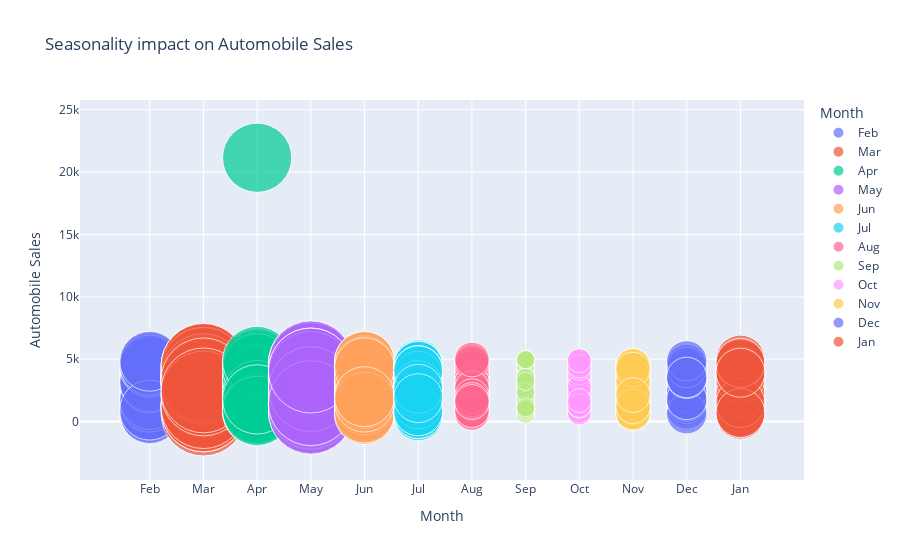

Notebook code cell kept with this figure:
### Code cell
import plotly.express as px
df_non_recession = df[df['Recession'] == 0]

# Create bubble plot
fig = px.scatter(
    df_non_recession,
    x='Month',
    y='Automobile_Sales',
    size='Seasonality_Weight',
    color='Month',
    hover_name='Month',
    title='Seasonality impact on Automobile Sales',
    labels={'Automobile_Sales': 'Automobile Sales', 'Month': 'Month'},
    size_max=60
)

# Show plot
fig.show()

### Figure 1 — Plotly figure (JSON) as saved in the notebook; plotly's stock layout.template omitted (floating-point values rounded to 4 significant figures)
{"data": [{"hovertemplate": "<b>%{hovertext}</b><br><br>Month=%{x}<br>Automobile Sales=%{y}<br>Seasonality_Weight=%{marker.size}<extra></extra>", "hovertext": ["Feb", "Feb", "Feb", "Feb", "Feb", "Feb", "Feb", "Feb", "Feb", "Feb", "Feb", "Feb", "Feb", "Feb", "Feb", "Feb", "Feb", "Feb", "Feb", "Feb", "Feb", "Feb", "Feb", "Feb", "Feb", "Feb", "Feb", "Feb", "Feb", "Feb", "Feb", "Feb", "Feb", "Feb", "Feb"], "legendgroup": "Feb", "marker": {"color": "#636efa", "size": [0.75, 0.75, 0.75, 0.75, 0.75, 0.75, 0.75, 0.75, 0.75, 0.75, 0.75, 0.75, 0.75, 0.75, 0.75, 0.75, 0.75, 0.75, 0.75, 0.75, 0.75, 0.75, 0.75, 0.75, 0.75, 0.75, 0.75, 0.75, 0.75, 0.75, 0.75, 0.75, 0.75, 0.75, 0.75], "sizemode": "area", "sizeref": 0.0004167, "symbol": "circle"}, "mode": "markers", "name": "Feb", "orientation": "v", "showlegend": true, "type": "scatter", "x": ["Feb", "Feb", "Feb", "Feb", "Feb", "Feb", "Feb", "Feb", "Feb", "Feb", "Feb", "Feb", "Feb", "Feb", "Feb", "Feb", "Feb", "Feb", "Feb", "Feb", "Feb", "Feb", "Feb", "Feb", "Feb", "Feb", "Feb", "Feb", "Feb", "Feb", "Feb", "Feb", "Feb", "Feb", "Feb"], "xaxis": "x", "y": [3799.0, 3844.0, 4042.0, 2518.0, 1256.0, 2833.0, 4724.0, 3737.0, 2852.0, 2948.0, 2044.0, 2652.0, 2028.0, 845.2, 3028.0, 585.1, 3884.0, 3914.0, 1620.0, 1755.0, 3485.0, 3924.0, 721.0, 846.4, 647.5, 4262.0, 1564.0, 3180.0, 1770.0, 3253.0, 3136.0, 4377.0, 4530.0, 925.6, 4842.0], "yaxis": "y"}, {"hovertemplate": "<b>%{hovertext}</b><br><br>Month=%{x}<br>Automobile Sales=%{y}<br>Seasonality_Weight=%{marker.size}<extra></extra>", "hovertext": ["Mar", "Mar", "Mar", "Mar", "Mar", "Mar", "Mar", "Mar", "Mar", "Mar", "Mar", "Mar", "Mar", "Mar", "Mar", "Mar", "Mar", "Mar", "Mar", "Mar", "Mar", "Mar", "Mar", "Mar", "Mar", "Mar", "Mar", "Mar", "Mar", "Mar", "Mar", "Mar", "Mar", "Mar", "Mar"], "legendgroup": "Mar", "marker": {"color": "#EF553B", "size": [1.5, 1.5, 1.5, 1.5, 1.5, 1.5, 1.5, 1.5, 1.5, 1.5, 1.5, 1.5, 1.5, 1.5, 1.5, 1.5, 1.5, 1.5, 1.5, 1.5, 1.5, 1.5, 1.5, 1.5, 1.5, 1.5, 1.5, 1.5, 1.5, 1.5, 1.5, 1.5, 1.5, 1.5, 1.5], "sizemode": "area", "sizeref": 0.0004167, "symbol": "circle"}, "mode": "markers", "name": "Mar", "orientation": "v", "showlegend": true, "type": "scatter", "x": ["Mar", "Mar", "Mar", "Mar", "Mar", "Mar", "Mar", "Mar", "Mar", "Mar", "Mar", "Mar", "Mar", "Mar", "Mar", "Mar", "Mar", "Mar", "Mar", "Mar", "Mar", "Mar", "Mar", "Mar", "Mar", "Mar", "Mar", "Mar", "Mar", "Mar", "Mar", "Mar", "Mar", "Mar", "Mar"], "xaxis": "x", "y": [3534.0, 3822.0, 2564.0, 645.2, 1260.0, 2924.0, 4436.0, 3798.0, 3245.0, 3638.0, 1182.0, 3036.0, 4060.0, 4441.0, 1973.0, 3484.0, 4111.0, 3198.0, 1502.0, 3620.0, 4164.0, 1381.0, 3507.0, 969.2, 2147.0, 3297.0, 3196.0, 985.1, 1241.0, 3652.0, 3178.0, 4480.0, 3311.0, 2259.0, 2499.0], "yaxis": "y"}, {"hovertemplate": "<b>%{hovertext}</b><br><br>Month=%{x}<br>Automobile Sales=%{y}<br>Seasonality_Weight=%{marker.size}<extra></extra>", "hovertext": ["Apr", "Apr", "Apr", "Apr", "Apr", "Apr", "Apr", "Apr", "Apr", "Apr", "Apr", "Apr", "Apr", "Apr", "Apr", "Apr", "Apr", "Apr", "Apr", "Apr", "Apr", "Apr", "Apr", "Apr", "Apr", "Apr", "Apr", "Apr", "Apr", "Apr", "Apr", "Apr", "Apr", "Apr"], "legendgroup": "Apr", "marker": {"color": "#00cc96", "size": [1.0, 1.0, 1.0, 1.0, 1.0, 1.0, 1.0, 1.0, 1.0, 1.0, 1.0, 1.0, 1.0, 1.0, 1.0, 1.0, 1.0, 1.0, 1.0, 1.0, 1.0, 1.0, 1.0, 1.0, 1.0, 1.0, 1.0, 1.0, 1.0, 1.0, 1.0, 1.0, 1.0, 1.0], "sizemode": "area", "sizeref": 0.0004167, "symbol": "circle"}, "mode": "markers", "name": "Apr", "orientation": "v", "showlegend": true, "type": "scatter", "x": ["Apr", "Apr", "Apr", "Apr", "Apr", "Apr", "Apr", "Apr", "Apr", "Apr", "Apr", "Apr", "Apr", "Apr", "Apr", "Apr", "Apr", "Apr", "Apr", "Apr", "Apr", "Apr", "Apr", "Apr", "Apr", "Apr", "Apr", "Apr", "Apr", "Apr", "Apr", "Apr", "Apr", "Apr"], "xaxis": "x", "y": [3240.0, 2514.0, 2861.0, 1345.0, 860.8, 2132.0, 1003.0, 804.6, 2833.0, 1637.0, 21150.0, 3619.0, 1650.0, 2550.0, 2276.0, 1513.0, 2846.0, 3450.0, 2433.0, 1720.0, 940.2, 1981.0, 4424.0, 4025.0, 3048.0, 4666.0, 2566.0, 3370.0, 4267.0, 2123.0, 1024.0, 4867.0, 863.2, 1783.0], "yaxis": "y"}, {"hovertemplate": "<b>%{hovertext}</b><br><br>Month=%{x}<br>Automobile Sales=%{y}<br>Seasonality_Weight=%{marker.size}<extra></extra>", "hovertext": ["May", "May", "May", "May", "May", "May", "May", "May", "May", "May", "May", "May", "May", "May", "May", "May", "May", "May", "May", "May", "May", "May", "May", "May", "May", "May", "May", "May", "May", "May", "May", "May", "May", "May", "May"], "legendgroup": "May", "marker": {"color": "#ab63fa", "size": [1.5, 1.5, 1.5, 1.5, 1.5, 1.5, 1.5, 1.5, 1.5, 1.5, 1.5, 1.5, 1.5, 1.5, 1.5, 1.5, 1.5, 1.5, 1.5, 1.5, 1.5, 1.5, 1.5, 1.5, 1.5, 1.5, 1.5, 1.5, 1.5, 1.5, 1.5, 1.5, 1.5, 1.5, 1.5], "sizemode": "area", "sizeref": 0.0004167, "symbol": "circle"}, "mode": "markers", "name": "May", "orientation": "v", "showlegend": true, "type": "scatter", "x": ["May", "May", "May", "May", "May", "May", "May", "May", "May", "May", "May", "May", "May", "May", "May", "May", "May", "May", "May", "May", "May", "May", "May", "May", "May", "May", "May", "May", "May", "May", "May", "May", "May", "May", "May"], "xaxis": "x", "y": [908.1, 851.8, 3336.0, 2778.0, 1884.0, 3663.0, 2290.0, 3257.0, 1264.0, 2497.0, 1310.0, 1463.0, 3604.0, 1362.0, 2952.0, 1525.0, 2696.0, 1171.0, 4493.0, 4576.0, 4715.0, 3649.0, 4532.0, 1997.0, 3060.0, 3319.0, 4671.0, 1421.0, 3207.0, 4110.0, 778.7, 3820.0, 2611.0, 1483.0, 4090.0], "yaxis": "y"}, {"hovertemplate": "<b>%{hovertext}</b><br><br>Month=%{x}<br>Automobile Sales=%{y}<br>Seasonality_Weight=%{marker.size}<extra></extra>", "hovertext": ["Jun", "Jun", "Jun", "Jun", "Jun", "Jun", "Jun", "Jun", "Jun", "Jun", "Jun", "Jun", "Jun", "Jun", "Jun", "Jun", "Jun", "Jun", "Jun", "Jun", "Jun", "Jun", "Jun", "Jun", "Jun", "Jun", "Jun", "Jun", "Jun", "Jun", "Jun", "Jun", "Jun", "Jun", "Jun"], "legendgroup": "Jun", "marker": {"color": "#FFA15A", "size": [0.75, 0.75, 0.75, 0.75, 0.75, 0.75, 0.75, 0.75, 0.75, 0.75, 0.75, 0.75, 0.75, 0.75, 0.75, 0.75, 0.75, 0.75, 0.75, 0.75, 0.75, 0.75, 0.75, 0.75, 0.75, 0.75, 0.75, 0.75, 0.75, 0.75, 0.75, 0.75, 0.75, 0.75, 0.75], "sizemode": "area", "sizeref": 0.0004167, "symbol": "circle"}, "mode": "markers", "name": "Jun", "orientation": "v", "showlegend": true, "type": "scatter", "x": ["Jun", "Jun", "Jun", "Jun", "Jun", "Jun", "Jun", "Jun", "Jun", "Jun", "Jun", "Jun", "Jun", "Jun", "Jun", "Jun", "Jun", "Jun", "Jun", "Jun", "Jun", "Jun", "Jun", "Jun", "Jun", "Jun", "Jun", "Jun", "Jun", "Jun", "Jun", "Jun", "Jun", "Jun", "Jun"], "xaxis": "x", "y": [4770.0, 2195.0, 3678.0, 797.3, 3495.0, 4224.0, 3003.0, 1260.0, 918.7, 2283.0, 2767.0, 2287.0, 1672.0, 4342.0, 4843.0, 2103.0, 571.6, 3526.0, 3116.0, 2798.0, 3372.0, 2182.0, 4489.0, 3868.0, 1936.0, 4384.0, 2065.0, 3554.0, 1344.0, 4812.0, 688.8, 1819.0, 4308.0, 1566.0, 1996.0], "yaxis": "y"}, {"hovertemplate": "<b>%{hovertext}</b><br><br>Month=%{x}<br>Automobile Sales=%{y}<br>Seasonality_Weight=%{marker.size}<extra></extra>", "hovertext": ["Jul", "Jul", "Jul", "Jul", "Jul", "Jul", "Jul", "Jul", "Jul", "Jul", "Jul", "Jul", "Jul", "Jul", "Jul", "Jul", "Jul", "Jul", "Jul", "Jul", "Jul", "Jul", "Jul", "Jul", "Jul", "Jul", "Jul", "Jul", "Jul", "Jul", "Jul", "Jul", "Jul", "Jul", "Jul"], "legendgroup": "Jul", "marker": {"color": "#19d3f3", "size": [0.5, 0.5, 0.5, 0.5, 0.5, 0.5, 0.5, 0.5, 0.5, 0.5, 0.5, 0.5, 0.5, 0.5, 0.5, 0.5, 0.5, 0.5, 0.5, 0.5, 0.5, 0.5, 0.5, 0.5, 0.5, 0.5, 0.5, 0.5, 0.5, 0.5, 0.5, 0.5, 0.5, 0.5, 0.5], "sizemode": "area", "sizeref": 0.0004167, "symbol": "circle"}, "mode": "markers", "name": "Jul", "orientation": "v", "showlegend": true, "type": "scatter", "x": ["Jul", "Jul", "Jul", "Jul", "Jul", "Jul", "Jul", "Jul", "Jul", "Jul", "Jul", "Jul", "Jul", "Jul", "Jul", "Jul", "Jul", "Jul", "Jul", "Jul", "Jul", "Jul", "Jul", "Jul", "Jul", "Jul", "Jul", "Jul", "Jul", "Jul", "Jul", "Jul", "Jul", "Jul", "Jul"], "xaxis": "x", "y": [426.5, 4633.0, 2445.0, 2727.0, 4460.0, 4050.0, 2780.0, 3537.0, 632.9, 1587.0, 2376.0, 4522.0, 592.3, 4464.0, 843.3, 2201.0, 4118.0, 3301.0, 3354.0, 1382.0, 1988.0, 2466.0, 1991.0, 4127.0, 3451.0, 3152.0, 2889.0, 2204.0, 3677.0, 2926.0, 2426.0, 4109.0, 824.8, 2629.0, 1876.0], "yaxis": "y"}, {"hovertemplate": "<b>%{hovertext}</b><br><br>Month=%{x}<br>Automobile Sales=%{y}<br>Seasonality_Weight=%{marker.size}<extra></extra>", "hovertext": ["Aug", "Aug", "Aug", "Aug", "Aug", "Aug", "Aug", "Aug", "Aug", "Aug", "Aug", "Aug", "Aug", "Aug", "Aug", "Aug", "Aug", "Aug", "Aug", "Aug", "Aug", "Aug", "Aug", "Aug", "Aug", "Aug", "Aug", "Aug", "Aug", "Aug", "Aug", "Aug", "Aug", "Aug", "Aug"], "legendgroup": "Aug", "marker": {"color": "#FF6692", "size": [0.25, 0.25, 0.25, 0.25, 0.25, 0.25, 0.25, 0.25, 0.25, 0.25, 0.25, 0.25, 0.25, 0.25, 0.25, 0.25, 0.25, 0.25, 0.25, 0.25, 0.25, 0.25, 0.25, 0.25, 0.25, 0.25, 0.25, 0.25, 0.25, 0.25, 0.25, 0.25, 0.25, 0.25, 0.25], "sizemode": "area", "sizeref": 0.0004167, "symbol": "circle"}, "mode": "markers", "name": "Aug", "orientation": "v", "showlegend": true, "type": "scatter", "x": ["Aug", "Aug", "Aug", "Aug", "Aug", "Aug", "Aug", "Aug", "Aug", "Aug", "Aug", "Aug", "Aug", "Aug", "Aug", "Aug", "Aug", "Aug", "Aug", "Aug", "Aug", "Aug", "Aug", "Aug", "Aug", "Aug", "Aug", "Aug", "Aug", "Aug", "Aug", "Aug", "Aug", "Aug", "Aug"], "xaxis": "x", "y": [4120.0, 3141.0, 2512.0, 4662.0, 4160.0, 1914.0, 1408.0, 1343.0, 1283.0, 1522.0, 4410.0, 1455.0, 3758.0, 2617.0, 3425.0, 852.9, 3977.0, 3841.0, 1242.0, 889.5, 1744.0, 686.2, 4546.0, 4355.0, 1578.0, 3126.0, 1487.0, 4726.0, 2568.0, 2716.0, 923.2, 4973.0, 2036.0, 1740.0, 1580.0], "yaxis": "y"}, {"hovertemplate": "<b>%{hovertext}</b><br><br>Month=%{x}<br>Automobile Sales=%{y}<br>Seasonality_Weight=%{marker.size}<extra></extra>", "hovertext": ["Sep", "Sep", "Sep", "Sep", "Sep", "Sep", "Sep", "Sep", "Sep", "Sep", "Sep", "Sep", "Sep", "Sep", "Sep", "Sep", "Sep", "Sep", "Sep", "Sep", "Sep", "Sep", "Sep", "Sep", "Sep", "Sep", "Sep", "Sep", "Sep", "Sep", "Sep", "Sep", "Sep", "Sep"], "legendgroup": "Sep", "marker": {"color": "#B6E880", "size": [0.07, 0.07, 0.07, 0.07, 0.07, 0.07, 0.07, 0.07, 0.07, 0.07, 0.07, 0.07, 0.07, 0.07, 0.07, 0.07, 0.07, 0.07, 0.07, 0.07, 0.07, 0.07, 0.07, 0.07, 0.07, 0.07, 0.07, 0.07, 0.07, 0.07, 0.07, 0.07, 0.07, 0.07], "sizemode": "area", "sizeref": 0.0004167, "symbol": "circle"}, "mode": "markers", "name": "Sep", "orientation": "v", "showlegend": true, "type": "scatter", "x": ["Sep", "Sep", "Sep", "Sep", "Sep", "Sep", "Sep", "Sep", "Sep", "Sep", "Sep", "Sep", "Sep", "Sep", "Sep", "Sep", "Sep", "Sep", "Sep", "Sep", "Sep", "Sep", "Sep", "Sep", "Sep", "Sep", "Sep", "Sep", "Sep", "Sep", "Sep", "Sep", "Sep", "Sep"], "xaxis": "x", "y": [4200.0, 2937.0, 3429.0, 1016.0, 3588.0, 4602.0, 4359.0, 3627.0, 4501.0, 4807.0, 3350.0, 2801.0, 2925.0, 883.9, 876.8, 2188.0, 2981.0, 1302.0, 2651.0, 3637.0, 1395.0, 1700.0, 4968.0, 4974.0, 611.8, 4944.0, 4966.0, 1291.0, 3511.0, 2331.0, 3241.0, 845.4, 996.0, 1123.0], "yaxis": "y"}, {"hovertemplate": "<b>%{hovertext}</b><br><br>Month=%{x}<br>Automobile Sales=%{y}<br>Seasonality_Weight=%{marker.size}<extra></extra>", "hovertext": ["Oct", "Oct", "Oct", "Oct", "Oct", "Oct", "Oct", "Oct", "Oct", "Oct", "Oct", "Oct", "Oct", "Oct", "Oct", "Oct", "Oct", "Oct", "Oct", "Oct", "Oct", "Oct", "Oct", "Oct", "Oct", "Oct", "Oct", "Oct", "Oct", "Oct", "Oct", "Oct", "Oct", "Oct"], "legendgroup": "Oct", "marker": {"color": "#FF97FF", "size": [0.12, 0.12, 0.12, 0.12, 0.12, 0.12, 0.12, 0.12, 0.12, 0.12, 0.12, 0.12, 0.12, 0.12, 0.12, 0.12, 0.12, 0.12, 0.12, 0.12, 0.12, 0.12, 0.12, 0.12, 0.12, 0.12, 0.12, 0.12, 0.12, 0.12, 0.12, 0.12, 0.12, 0.12], "sizemode": "area", "sizeref": 0.0004167, "symbol": "circle"}, "mode": "markers", "name": "Oct", "orientation": "v", "showlegend": true, "type": "scatter", "x": ["Oct", "Oct", "Oct", "Oct", "Oct", "Oct", "Oct", "Oct", "Oct", "Oct", "Oct", "Oct", "Oct", "Oct", "Oct", "Oct", "Oct", "Oct", "Oct", "Oct", "Oct", "Oct", "Oct", "Oct", "Oct", "Oct", "Oct", "Oct", "Oct", "Oct", "Oct", "Oct", "Oct", "Oct"], "xaxis": "x", "y": [4686.0, 1741.0, 4702.0, 3940.0, 1038.0, 4776.0, 3552.0, 1567.0, 1620.0, 3282.0, 2911.0, 2408.0, 4258.0, 2269.0, 2214.0, 2608.0, 842.9, 1413.0, 3727.0, 2246.0, 3630.0, 697.4, 4210.0, 1620.0, 3939.0, 3906.0, 4901.0, 2768.0, 4263.0, 1230.0, 4457.0, 4876.0, 1291.0, 1686.0], "yaxis": "y"}, {"hovertemplate": "<b>%{hovertext}</b><br><br>Month=%{x}<br>Automobile Sales=%{y}<br>Seasonality_Weight=%{marker.size}<extra></extra>", "hovertext": ["Nov", "Nov", "Nov", "Nov", "Nov", "Nov", "Nov", "Nov", "Nov", "Nov", "Nov", "Nov", "Nov", "Nov", "Nov", "Nov", "Nov", "Nov", "Nov", "Nov", "Nov", "Nov", "Nov", "Nov", "Nov", "Nov", "Nov", "Nov", "Nov", "Nov", "Nov", "Nov", "Nov", "Nov"], "legendgroup": "Nov", "marker": {"color": "#FECB52", "size": [0.25, 0.25, 0.25, 0.25, 0.25, 0.25, 0.25, 0.25, 0.25, 0.25, 0.25, 0.25, 0.25, 0.25, 0.25, 0.25, 0.25, 0.25, 0.25, 0.25, 0.25, 0.25, 0.25, 0.25, 0.25, 0.25, 0.25, 0.25, 0.25, 0.25, 0.25, 0.25, 0.25, 0.25], "sizemode": "area", "sizeref": 0.0004167, "symbol": "circle"}, "mode": "markers", "name": "Nov", "orientation": "v", "showlegend": true, "type": "scatter", "x": ["Nov", "Nov", "Nov", "Nov", "Nov", "Nov", "Nov", "Nov", "Nov", "Nov", "Nov", "Nov", "Nov", "Nov", "Nov", "Nov", "Nov", "Nov", "Nov", "Nov", "Nov", "Nov", "Nov", "Nov", "Nov", "Nov", "Nov", "Nov", "Nov", "Nov", "Nov", "Nov", "Nov", "Nov"], "xaxis": "x", "y": [2963.0, 2183.0, 832.0, 2366.0, 1831.0, 1998.0, 4266.0, 1070.0, 2120.0, 3019.0, 1060.0, 628.4, 4192.0, 4113.0, 4114.0, 3755.0, 3949.0, 4499.0, 1750.0, 4194.0, 1518.0, 4449.0, 4297.0, 727.0, 3316.0, 2510.0, 3430.0, 3614.0, 1301.0, 3089.0, 4466.0, 4173.0, 1202.0, 2125.0], "yaxis": "y"}, {"hovertemplate": "<b>%{hovertext}</b><br><br>Month=%{x}<br>Automobile Sales=%{y}<br>Seasonality_Weight=%{marker.size}<extra></extra>", "hovertext": ["Dec", "Dec", "Dec", "Dec", "Dec", "Dec", "Dec", "Dec", "Dec", "Dec", "Dec", "Dec", "Dec", "Dec", "Dec", "Dec", "Dec", "Dec", "Dec", "Dec", "Dec", "Dec", "Dec", "Dec", "Dec", "Dec", "Dec", "Dec", "Dec", "Dec", "Dec", "Dec", "Dec", "Dec"], "legendgroup": "Dec", "marker": {"color": "#636efa", "size": [0.34, 0.34, 0.34, 0.34, 0.34, 0.34, 0.34, 0.34, 0.34, 0.34, 0.34, 0.34, 0.34, 0.34, 0.34, 0.34, 0.34, 0.34, 0.34, 0.34, 0.34, 0.34, 0.34, 0.34, 0.34, 0.34, 0.34, 0.34, 0.34, 0.34, 0.34, 0.34, 0.34, 0.34], "sizemode": "area", "sizeref": 0.0004167, "symbol": "circle"}, "mode": "markers", "name": "Dec", "orientation": "v", "showlegend": true, "type": "scatter", "x": ["Dec", "Dec", "Dec", "Dec", "Dec", "Dec", "Dec", "Dec", "Dec", "Dec", "Dec", "Dec", "Dec", "Dec", "Dec", "Dec", "Dec", "Dec", "Dec", "Dec", "Dec", "Dec", "Dec", "Dec", "Dec", "Dec", "Dec", "Dec", "Dec", "Dec", "Dec", "Dec", "Dec", "Dec"], "xaxis": "x", "y": [1437.0, 4521.0, 4207.0, 3455.0, 1923.0, 2121.0, 4358.0, 1281.0, 1015.0, 2393.0, 3235.0, 4066.0, 4290.0, 4549.0, 2471.0, 3462.0, 3138.0, 3876.0, 1445.0, 3474.0, 3189.0, 1628.0, 1653.0, 2372.0, 3930.0, 3687.0, 4117.0, 3641.0, 632.9, 1777.0, 3472.0, 4331.0, 4866.0, 3538.0], "yaxis": "y"}, {"hovertemplate": "<b>%{hovertext}</b><br><br>Month=%{x}<br>Automobile Sales=%{y}<br>Seasonality_Weight=%{marker.size}<extra></extra>", "hovertext": ["Jan", "Jan", "Jan", "Jan", "Jan", "Jan", "Jan", "Jan", "Jan", "Jan", "Jan", "Jan", "Jan", "Jan", "Jan", "Jan", "Jan", "Jan", "Jan", "Jan", "Jan", "Jan", "Jan", "Jan", "Jan", "Jan", "Jan", "Jan", "Jan", "Jan", "Jan", "Jan", "Jan", "Jan", "Jan"], "legendgroup": "Jan", "marker": {"color": "#EF553B", "size": [0.5, 0.5, 0.5, 0.5, 0.5, 0.5, 0.5, 0.5, 0.5, 0.5, 0.5, 0.5, 0.5, 0.5, 0.5, 0.5, 0.5, 0.5, 0.5, 0.5, 0.5, 0.5, 0.5, 0.5, 0.5, 0.5, 0.5, 0.5, 0.5, 0.5, 0.5, 0.5, 0.5, 0.5, 0.5], "sizemode": "area", "sizeref": 0.0004167, "symbol": "circle"}, "mode": "markers", "name": "Jan", "orientation": "v", "showlegend": true, "type": "scatter", "x": ["Jan", "Jan", "Jan", "Jan", "Jan", "Jan", "Jan", "Jan", "Jan", "Jan", "Jan", "Jan", "Jan", "Jan", "Jan", "Jan", "Jan", "Jan", "Jan", "Jan", "Jan", "Jan", "Jan", "Jan", "Jan", "Jan", "Jan", "Jan", "Jan", "Jan", "Jan", "Jan", "Jan", "Jan", "Jan"], "xaxis": "x", "y": [3285.0, 3505.0, 1845.0, 1703.0, 1657.0, 2792.0, 3868.0, 556.8, 1535.0, 2451.0, 1068.0, 854.4, 2700.0, 1451.0, 4972.0, 3693.0, 4018.0, 4578.0, 1940.0, 4081.0, 1722.0, 4000.0, 3021.0, 3107.0, 1125.0, 720.8, 2275.0, 3721.0, 3426.0, 4005.0, 4636.0, 1485.0, 681.2, 4710.0, 3917.0], "yaxis": "y"}], "layout": {"legend": {"itemsizing": "constant", "title": {"text": "Month"}, "tracegroupgap": 0}, "title": {"text": "Seasonality impact on Automobile Sales"}, "xaxis": {"anchor": "y", "categoryarray": ["Feb", "Mar", "Apr", "May", "Jun", "Jul", "Aug", "Sep", "Oct", "Nov", "Dec", "Jan"], "categoryorder": "array", "domain": [0, 1], "title": {"text": "Month"}}, "yaxis": {"anchor": "x", "domain": [0, 1], "title": {"text": "Automobile Sales"}}}}
